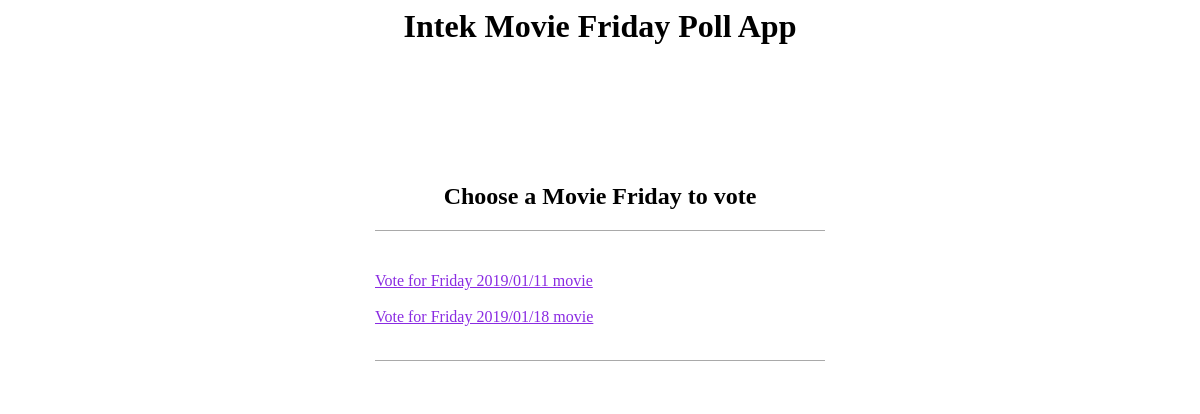
The page /moviepoll/ on the database as committed earlier.
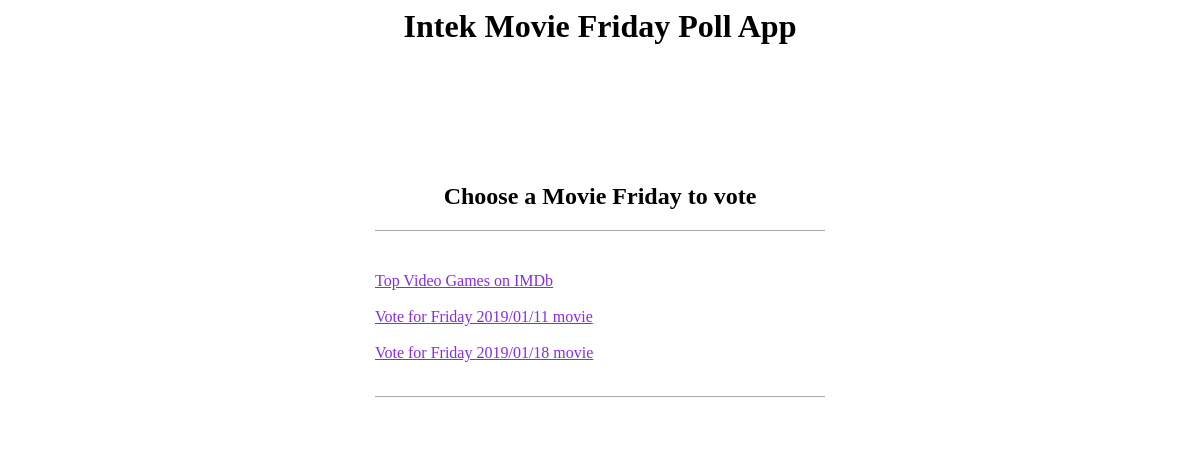
The same page on the database as committed later.
### moviepoll/models.py (models this page shows, shortened)
class Question(models.Model):
    question_text = models.CharField(max_length=200)
    pub_date = models.DateTimeField('date published')

### moviepoll/views.py (the view)
# urls.py: path('', views.IndexView.as_view(), name='index'),
class IndexView(generic.ListView):
    template_name = 'moviepoll/index.html'
    context_object_name = 'latest_question_list'
    def get_queryset(self):
        return Question.objects.order_by('-pub_date')[:5]

### moviepoll/templates/moviepoll/index.html (shortened to what this page needs)
{% load static %}
<link href="{% static 'moviepoll/style.css' %}" rel="stylesheet"
      type="text/css">
<body>
<header>
    <div>
    <h1 style="background-color: white;
               text-align: center">Intek Movie Friday Poll App</h1>
    </div>
</header>
<main>
    <div class="poll">
        <div class="poll__list">
            <div class="poll__header">
                <h2 style="text-align: center"> Choose a
                    Movie Friday to vote</h2>
            </div>
            <div class="poll__body">
                {% if latest_question_list %}
                <ul style="list-style-type: none;
                    padding: 0; text-align: left">
                    {% for question in latest_question_list %}
                    <li>
                        <a href="{% url 'moviepoll:detail' question.id %}">
                            {{question.question_text}}
                        </a>
                    </li>
                    <br>
                    {% endfor %}
                </ul>
                {% else %}
                <p>No polls are available.</p>
                {% endif %}
            </div>
        </div>
    </div>
</main>
</body>

Rows that differ between the two databases and show on the page:
added Question: question_text "Top Video Games on IMDb"
